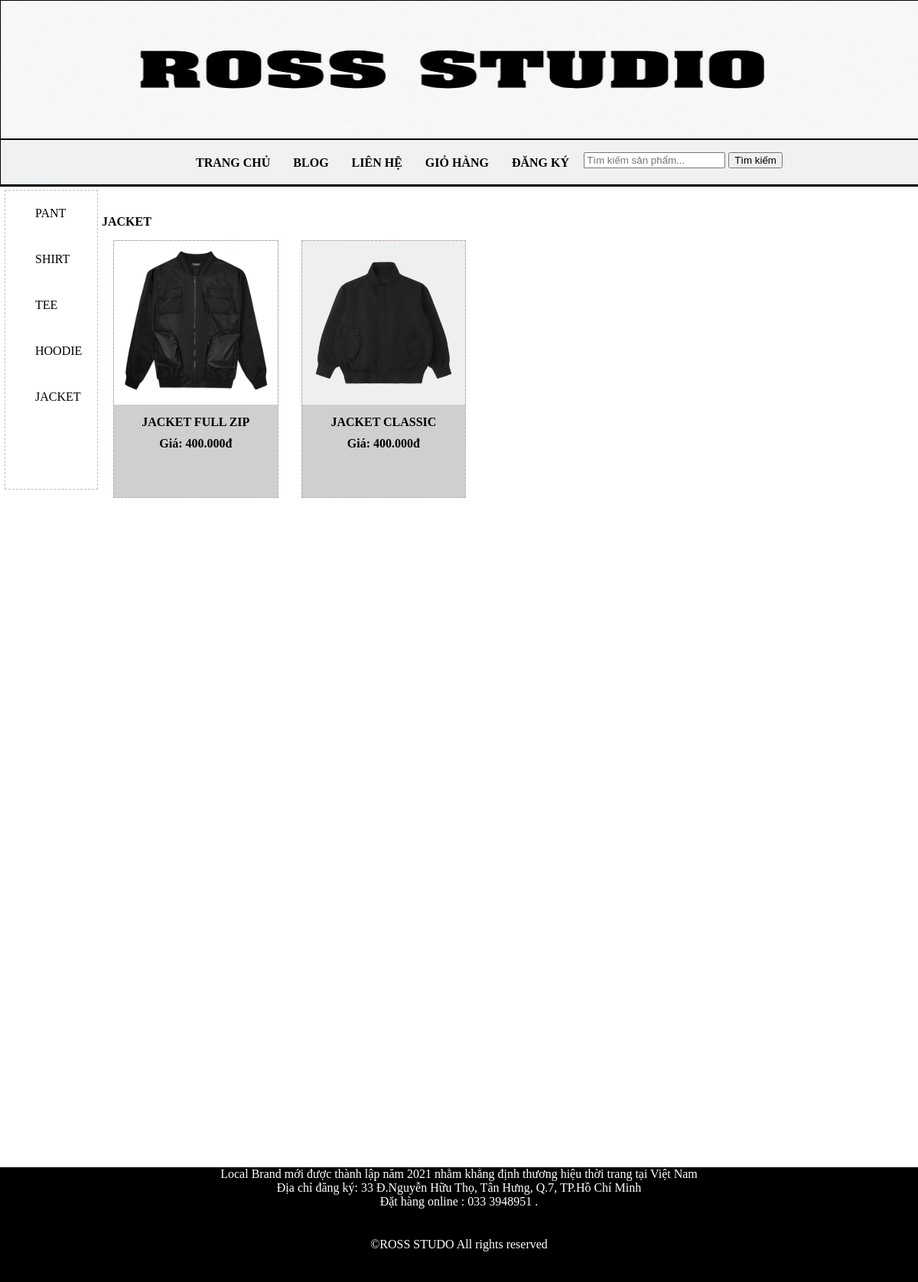
Screenshot of /index.php?quanly=danhmucsanpham&id=7 with the database file from the repository.
### tables this page shows
CREATE TABLE `tbl_danhmuc` (
  `id_danhmuc` int(11) NOT NULL,
  `tendanhmuc` varchar(100) NOT NULL,
  `thutu` int(11) NOT NULL
);

CREATE TABLE `tbl_sanpham` (
  `id_sanpham` int(11) NOT NULL,
  `tensanpham` varchar(250) NOT NULL,
  `giasp` varchar(50) NOT NULL,
  `soluong` int(11) NOT NULL,
  `hinhanh` varchar(50) NOT NULL,
  `noidung` text NOT NULL,
  `id_danhmuc` int(11) NOT NULL
);

### pages/main/danhmuc.php (the view)
<?php
    $sql_pro = "SELECT * FROM tbl_sanpham WHERE tbl_sanpham.id_danhmuc ='$_GET[id]' ORDER BY id_sanpham DESC";
    $query_pro = mysqli_query($mysqli,$sql_pro);
    $sql_cate = "SELECT * FROM tbl_danhmuc WHERE tbl_danhmuc.id_danhmuc ='$_GET[id]' LIMIT 1 ";
    $query_cate = mysqli_query($mysqli,$sql_cate);
    $row_title = mysqli_fetch_array($query_cate);
?>
  <?php echo $row_title['tendanhmuc'] ?>
            <ul class="productlist">
                <?php
                while($row_pro = mysqli_fetch_array($query_pro)){
                ?>
                <li>
                    <a href="index.php?quanly=sanpham&id=<?php echo $row_pro['id_sanpham'] ?>">
                    <img src="admincp/modules/quanlysp/uploads/<?php echo $row_pro['hinhanh'] ?>">
                    <p class="tittle_product">  <?php echo $row_pro['tensanpham'] ?> </p>
                    <p class="prise_product"> Giá: <?php echo number_format($row_pro['giasp'],0,',','.'). 'đ' ?> </p>
                    </a>
                </li>
                <?php
                }
                ?>
            </ul>

### pages/sidebar/sidebar.php
<div class="sidebar">
        <ul class="listsidebar">
        <?php
            $sql_danhmuc = "SELECT * FROM tbl_danhmuc ORDER BY id_danhmuc DESC";
            $query_danhmuc = mysqli_query($mysqli,$sql_danhmuc);
            while($row = mysqli_fetch_array($query_danhmuc)){
        ?>
            <li><a href="index.php?quanly=danhmucsanpham&id=<?php echo $row['id_danhmuc'] ?>"><?php echo $row['tendanhmuc'] ?> </a></li>
        <?php
            }
        ?>
        </ul>
        </div>

### css/style.css (style rules this page uses)
body { margin: 0; padding: 0; }
.sidebar { border: 1px dashed rgb(196, 189, 189); height: 390px; width: 10%; margin-top:5px; margin-left:5px; float: left; }
ul.listsidebar { padding: 0; list-style: none; width: 60%; margin: 0 auto; line-height: 30px; }
ul.listsidebar a { text-decoration: none; text-align: left; color: black; display: block; }
ul.listsidebar li { float: left; margin: 10px; padding: 5px; }
ul.productlist { padding: 0; margin: 0; list-style: none; width: 100%; }
ul.productlist li { width: 20%; border: 1px dashed rgb(185 172 172); margin: 15px; float: left; background: rgb(40 39 39 / 22%); height: 335px; }
ul.productlist li a { text-decoration: none; }
ul.productlist li p { margin: 10px; color: black; text-align: center; text-decoration: none; }
ul.productlist li img { width: 100%; }
p.tittle_product { text-align: center; font-size: 16px; color: #000; }
p.prise_product { text-align: center; margin: 0; font-size: 16px; color: black; }
a { text-decoration: none; color: black; }

### rows the page displays
tbl_danhmuc: tendanhmuc "PANT"
tbl_danhmuc: tendanhmuc "SHIRT"
tbl_danhmuc: tendanhmuc "TEE"
tbl_danhmuc: tendanhmuc "HOODIE"
tbl_danhmuc: tendanhmuc "JACKET"
tbl_sanpham: hinhanh (picture), tensanpham "JACKET FULL ZIP", giasp "400.000"
tbl_sanpham: hinhanh (picture), tensanpham "JACKET CLASSIC", giasp "400.000"
